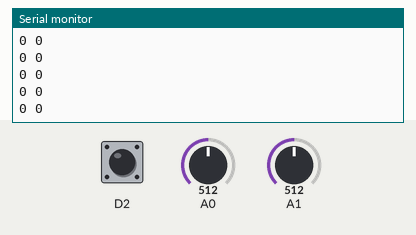
The sketch below on a simulated Arduino MKR. Shown: the last lines printed to the serial monitor. Inputs (shaded band) come from the test bench; at power-on: A0 = 512, A1 = 512, D2 HIGH. WiFi joins after 1.5 s; servers stay silent unless stated.

Above: at 3.7 s.
3.8 s: A0 set to 306
At 3.85 s:
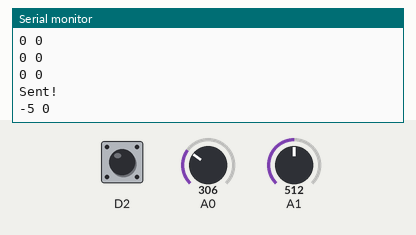
5.3 s: A1 set to 716
At 5.3 s:
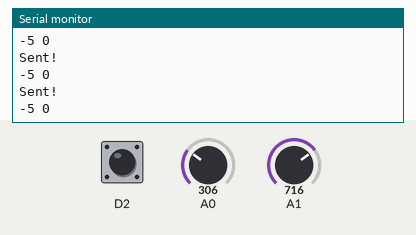
6.8 s: A0 set to 122
At 6.81 s:
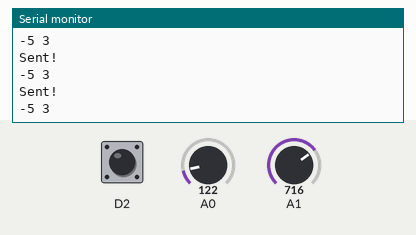
8.3 s: A1 set to 900
At 8.31 s:
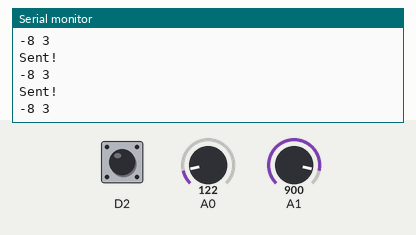
Timing chart, 0 to 10.8 s (numbered marks = the images above; inputs shaded):
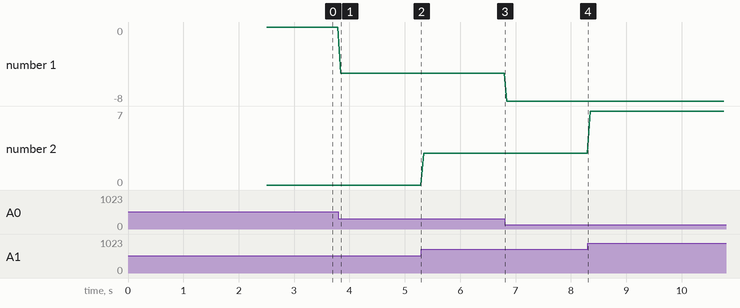

Measured:
- after the input at 3.8 s, the serial monitor: prints a new line at once (image 1)
- plotted number 1: 0 → -5 after the input at 3.8 s, -5 → -8 after the input at 6.8 s
- plotted number 2: 0 → 3 after the input at 5.3 s, 3 → 7 after the input at 8.3 s

The sketch:

joystick-sensor.ino
```cpp
#define WIFI_SSID "replace with your wifi"
#define WIFI_PASS "replace with your wifi pwd"

#include <SPI.h>
#include <WiFiNINA.h>
#include <WiFiUdp.h>

// Wifi
int status = WL_IDLE_STATUS;
char ssid[] = WIFI_SSID;
char pass[] = WIFI_PASS;

// Server address & port
IPAddress serverAddress(104, 248, 12, 114);
unsigned int serverPort = 33333;
unsigned int localPort = 2390;
WiFiUDP Udp;

void setup() {
  Serial.begin(9600);
  pinMode(2, INPUT_PULLUP);
  setupWifi();
  Udp.begin(localPort);
}

void loop() {
  if (digitalRead(2) == LOW) {
    sendMessage("s.fire");
  }

  int sensor1 = analogRead(A0);
  delay(1);
  int sensor2 = analogRead(A1);

  int xAxis = map(sensor1, 0, 1023, -10, 10);
  int yAxis = map(sensor2, 0, 1023, -10, 10);

  if (yAxis >= 5) {
    sendMessage("s.left");
  }
  if (yAxis <= -5) {
    sendMessage("s.right");
  }
  if (xAxis >= 5) {
    sendMessage("s.back");
  }
  if (xAxis <= -5) {
    sendMessage("s.go");
  }

  Serial.print(xAxis);
  Serial.print(" ");
  Serial.println(yAxis);

  delay(50);
}

void sendMessage(char* message) {
  // send a UDP message to server
  Udp.beginPacket(serverAddress, serverPort);
  Udp.write(message);
  Udp.endPacket();

  Serial.println("Sent!");
}

void setupWifi() {
  // check for the WiFi module:
  if (WiFi.status() == WL_NO_MODULE) {
    Serial.println("Communication with WiFi module failed!");
    // don't continue
    while (true);
  }

  // attempt to connect to Wifi network:
  while (status != WL_CONNECTED) {
    Serial.print("Attempting to connect to SSID: ");
    Serial.println(ssid);
    // Connect to WPA/WPA2 network. Change this line if using open or WEP network:
    status = WiFi.begin(ssid, pass);

    // wait 1 second for connection:
    delay(1000);
  }

  // report and turn on the builtin LED when connected:
  Serial.println("Connected to wifi");
  digitalWrite(LED_BUILTIN, HIGH);

  printWifiStatus();
}

void printWifiStatus() {
  // print the SSID of the network you're attached to:
  Serial.print("SSID: ");
  Serial.println(WiFi.SSID());

  // print your board's IP address:
  IPAddress ip = WiFi.localIP();
  Serial.print("IP Address: ");
  Serial.println(ip);

  // print the received signal strength:
  long rssi = WiFi.RSSI();
  Serial.print("signal strength (RSSI):");
  Serial.print(rssi);
  Serial.println(" dBm");
}
```
